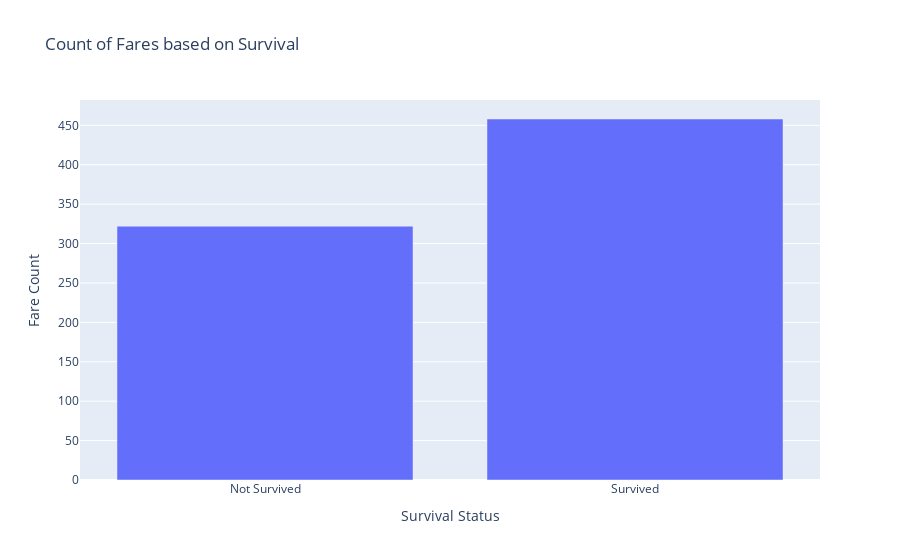

The notebook cell saved with this chart:
### Markdown cell above
## 6 . Total Number of People Who Survived And Who not Survived

### Code cell
import plotly.graph_objects as go
count = pd.Series([322, 458], index=["Not Survived", "Survived"])

# Create a Plotly bar plot
fig = go.Figure(data=[
    go.Bar(x=count.index, y=count.values)
])

# Update the layout for better visualization
fig.update_layout(
    title="Count of Fares based on Survival",
    xaxis=dict(title='Survival Status'),
    yaxis=dict(title='Fare Count')
)

# Show the plot
fig.show()

### Figure 1 — Plotly figure (JSON) as saved in the notebook; plotly's stock layout.template omitted (floating-point values rounded to 4 significant figures)
{"data": [{"type": "bar", "x": ["Not Survived", "Survived"], "y": [322, 458]}], "layout": {"title": {"text": "Count of Fares based on Survival"}, "xaxis": {"title": {"text": "Survival Status"}}, "yaxis": {"title": {"text": "Fare Count"}}}}
